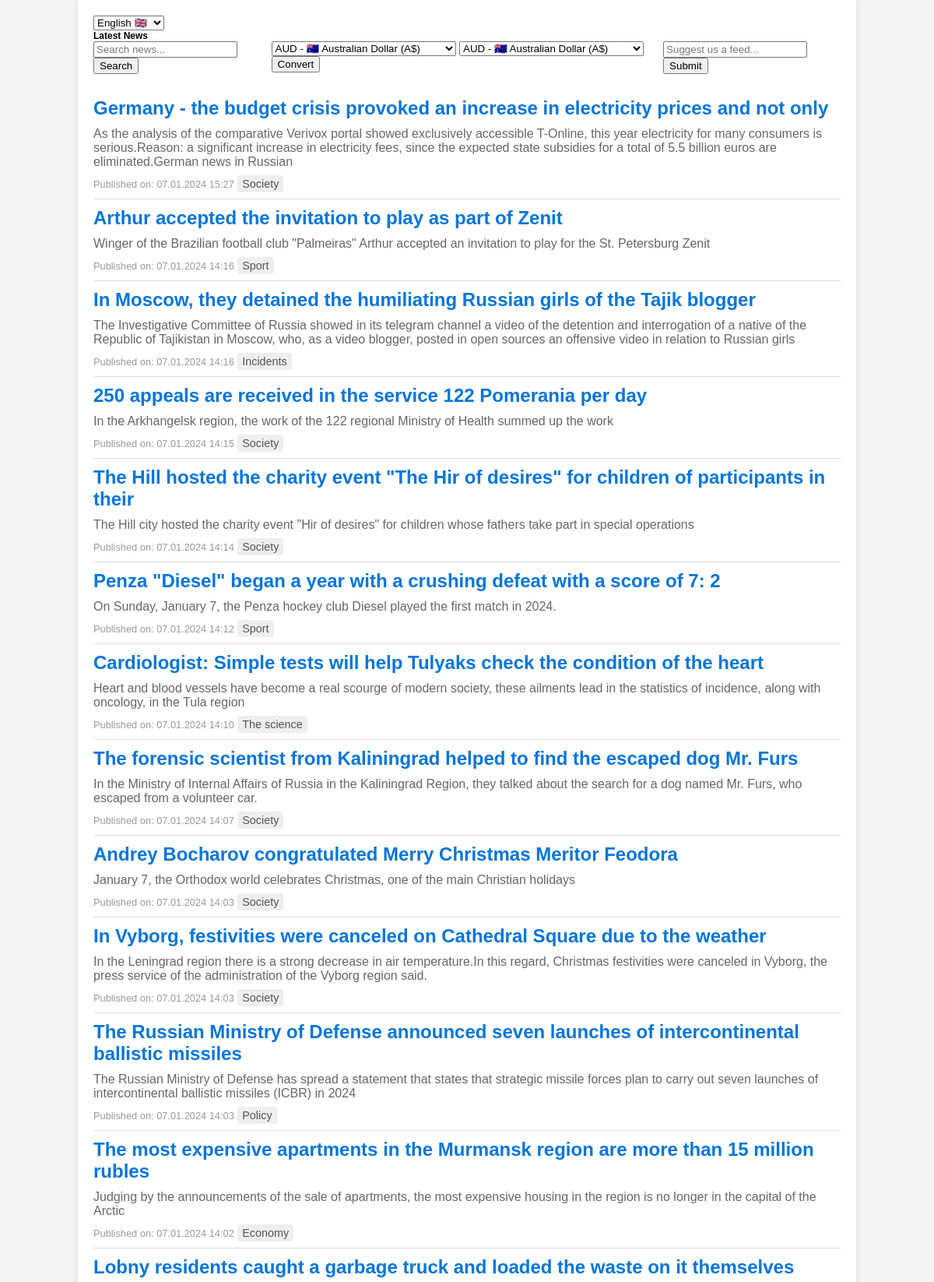
Page /news/ (upper part) on the committed database.
### russianNews/models.py (models this page shows)
class NewsItem(models.Model):
    title_en = models.CharField(max_length=200)
    title_ru = models.CharField(max_length=200)
    link = models.URLField()
    description_en = models.TextField()
    description_ru = models.TextField()
    category_en = models.CharField(max_length=100)
    category_ru = models.CharField(max_length=100)
    pub_date = models.DateTimeField()

### russianNews/views.py (the view)
# urls.py: path('news/', views.news_list, name='news_list'),
def news_list(request):
    search_query = request.GET.get('search', '')
    if search_query:
        logger.info('Searched a news', extra={
            'user': request.user,
            'ip_address': request.META.get('REMOTE_ADDR'),
            'user_agent': request.META.get('HTTP_USER_AGENT', ''),
            'absolute_uri': request.build_absolute_uri(),
            'http_method': request.method,
            'attackType': 'OTH'
        })
        news_items = NewsItem.objects.filter(
            Q(title_en__icontains=search_query) |
            Q(title_ru__icontains=search_query) |
            Q(description_en__icontains=search_query) |
            Q(description_ru__icontains=search_query)
        ).order_by('-pub_date')
    else:
        logger.info('List the news', extra={
            'user': request.user,
            'ip_address': request.META.get('REMOTE_ADDR'),
            'user_agent': request.META.get('HTTP_USER_AGENT', ''),
            'absolute_uri': request.build_absolute_uri(),
            'http_method': request.method,
            'attackType': 'OTH'
        })
        news_items = NewsItem.objects.all().order_by('-pub_date')
    return render(request, 'news_list.html', {'news_items': news_items, 'search_query': search_query})

### russianNews/templates/news_list.html (shortened to what this page needs)
{% load i18n %}
<!DOCTYPE html>
<html lang="en">
<head>
</head>
<body>
<div class="container">
    <div class="language-selector">
        <form action="{% url 'set_language' %}" method="post">
            <select name="language" onchange="this.form.submit()">
                {% get_current_language as LANGUAGE_CODE %}
                {% get_available_languages as LANGUAGES %}
                {% for lang in LANGUAGES %}
                    <option value="{{ lang.0 }}" {% if lang.0 == LANGUAGE_CODE %} selected {% endif %}>
                        {{ lang.1 }} {% if lang.0 == "en" %}🇬🇧{% elif lang.0 == "ru" %}🇷🇺{% endif %}
                    </option>
                {% endfor %}
            </select>
        </form>
    </div>
    <h1>{% trans "Latest News" %}</h1>
    <div style="display: flex; justify-content: space-between;">
        <form id="search-form" action="{% url 'news_list' %}" method="get">
            <input type="text" id="search-input" name="search" placeholder="{% trans 'Search news' %}..."
                   value="{{ search_query }}">
            <button type="submit">{% trans 'Search' %}</button>
        </form>
        <form id="currency" action="/api/v1/getcurrency" method="get" target="response-frame">
            <select id="from" name="from" required>
                <option value="AUD">AUD - 🇦🇺 Australian Dollar (A$)</option>
            </select>
            <select id="to" name="to" required>
                <option value="AUD">AUD - 🇦🇺 Australian Dollar (A$)</option>
            </select>
            <button type="convert">{% trans 'Convert' %}</button>
        </form>
        <form id="second-search-form" action="/search/" method="get">
            <input type="text" id="feed" name="feed" placeholder="{% trans 'Suggest us a feed' %}...">
            <button type="submit">{% trans 'Submit' %}</button>
        </form>
    </div>
    <div class="news-list">
        {% for news in news_items %}
            <div class="news-item">
                <h2>
                    <a href="{% url 'news_detail' pk=news.pk %}">
                        {% if request.LANGUAGE_CODE == "en" %}
                            {{ news.title_en }}
                        {% else %}
                            {{ news.title_ru }}
                        {% endif %}
                    </a></h2>
                <p>
                    {% if request.LANGUAGE_CODE == "en" %}
                        {{ news.description_en }}
                    {% else %}
                        {{ news.description_ru }}
                    {% endif %}
                </p>
                <span class="date">{% trans 'Published on' %}: {{ news.pub_date|date:"d.m.Y H:i" }}</span>
                <span class="category">
                {% if request.LANGUAGE_CODE == "en" %}
                    {{ news.category_en }}
                {% else %}
                    {{ news.category_ru }}
                {% endif %}
            </span>
            </div>
        {% empty %}
            <p> {% trans 'No news available' %}.</p>
        {% endfor %}
    </div>
</div>
</body>
</html>

### russianNews/templates/news_list.html (style rules this page uses)
body { font-family: Arial, sans-serif; background-color: #f4f4f4; margin: 0; padding: 0; }
.container { width: 80%; margin: 0 auto; background-color: white; padding: 20px; box-shadow: 0 0 10px rgba(0, 0, 0, 0.1); }
.news-list { margin-top: 20px; }
.news-item { border-bottom: 1px solid #ddd; padding: 10px 0; }
.news-item h2 { margin: 0; color: #333; }
.news-item h2 a { color: #0275d8; text-decoration: none; }
.news-item p { margin: 10px 0; color: #666; }
.news-item .date { font-size: 0.8em; color: #999; }
.news-item .category { font-size: 0.9em; color: #555; background-color: #eee; padding: 3px 6px; border-radius: 4px; }
h1 { font-size: 12px; word-wrap: break-word; overflow-wrap: break-word; max-width: 100%; margin: 0; padding: 0; }

### rows in the picture
NewsItem: title_en "Germany - the budget crisis provoked an increase in electricity prices and not only", description_en "As the analysis of the comparative Verivox portal showed exclusively accessible T-Online, this year electricity for many consumers is serious.Reason: a significant increase in electricity fees, since the expected state subsidies for a total of 5.5 billion euros are eliminated.German news in Russian", pub_date "07.01.2024 15:27", category_en "Society"
NewsItem: title_en "Arthur accepted the invitation to play as part of Zenit", description_en "Winger of the Brazilian football club \"Palmeiras\" Arthur accepted an invitation to play for the St. Petersburg Zenit", pub_date "07.01.2024 14:16", category_en "Sport"
NewsItem: title_en "In Moscow, they detained the humiliating Russian girls of the Tajik blogger", description_en "The Investigative Committee of Russia showed in its telegram channel a video of the detention and interrogation of a native of the Republic of Tajikistan in Moscow, who, as a video blogger, posted in open sources an offensive video in relation to Russian girls", pub_date "07.01.2024 14:16", category_en "Incidents"
NewsItem: title_en "250 appeals are received in the service 122 Pomerania per day", description_en "In the Arkhangelsk region, the work of the 122 regional Ministry of Health summed up the work", pub_date "07.01.2024 14:15", category_en "Society"
NewsItem: title_en "The Hill hosted the charity event \"The Hir of desires\" for children of participants in their", description_en "The Hill city hosted the charity event \"Hir of desires\" for children whose fathers take part in special operations", pub_date "07.01.2024 14:14", category_en "Society"
NewsItem: title_en "Penza \"Diesel\" began a year with a crushing defeat with a score of 7: 2", description_en "On Sunday, January 7, the Penza hockey club Diesel played the first match in 2024.", pub_date "07.01.2024 14:12", category_en "Sport"
NewsItem: title_en "Cardiologist: Simple tests will help Tulyaks check the condition of the heart", description_en "Heart and blood vessels have become a real scourge of modern society, these ailments lead in the statistics of incidence, along with oncology, in the Tula region", pub_date "07.01.2024 14:10", category_en "The science"
NewsItem: title_en "The forensic scientist from Kaliningrad helped to find the escaped dog Mr. Furs", description_en "In the Ministry of Internal Affairs of Russia in the Kaliningrad Region, they talked about the search for a dog named Mr. Furs, who escaped from a volunteer car.", pub_date "07.01.2024 14:07", category_en "Society"
NewsItem: title_en "Andrey Bocharov congratulated Merry Christmas Meritor Feodora", description_en "January 7, the Orthodox world celebrates Christmas, one of the main Christian holidays", pub_date "07.01.2024 14:03", category_en "Society"
NewsItem: title_en "In Vyborg, festivities were canceled on Cathedral Square due to the weather", description_en "In the Leningrad region there is a strong decrease in air temperature.In this regard, Christmas festivities were canceled in Vyborg, the press service of the administration of the Vyborg region said.", pub_date "07.01.2024 14:03", category_en "Society"
NewsItem: title_en "The Russian Ministry of Defense announced seven launches of intercontinental ballistic missiles", description_en "The Russian Ministry of Defense has spread a statement that states that strategic missile forces plan to carry out seven launches of intercontinental ballistic missiles (ICBR) in 2024", pub_date "07.01.2024 14:03", category_en "Policy"
NewsItem: title_en "The most expensive apartments in the Murmansk region are more than 15 million rubles", description_en "Judging by the announcements of the sale of apartments, the most expensive housing in the region is no longer in the capital of the Arctic", pub_date "07.01.2024 14:02", category_en "Economy"
NewsItem: title_en "Lobny residents caught a garbage truck and loaded the waste on it themselves"

### other values in the picture
form field language "English 🇬🇧"
